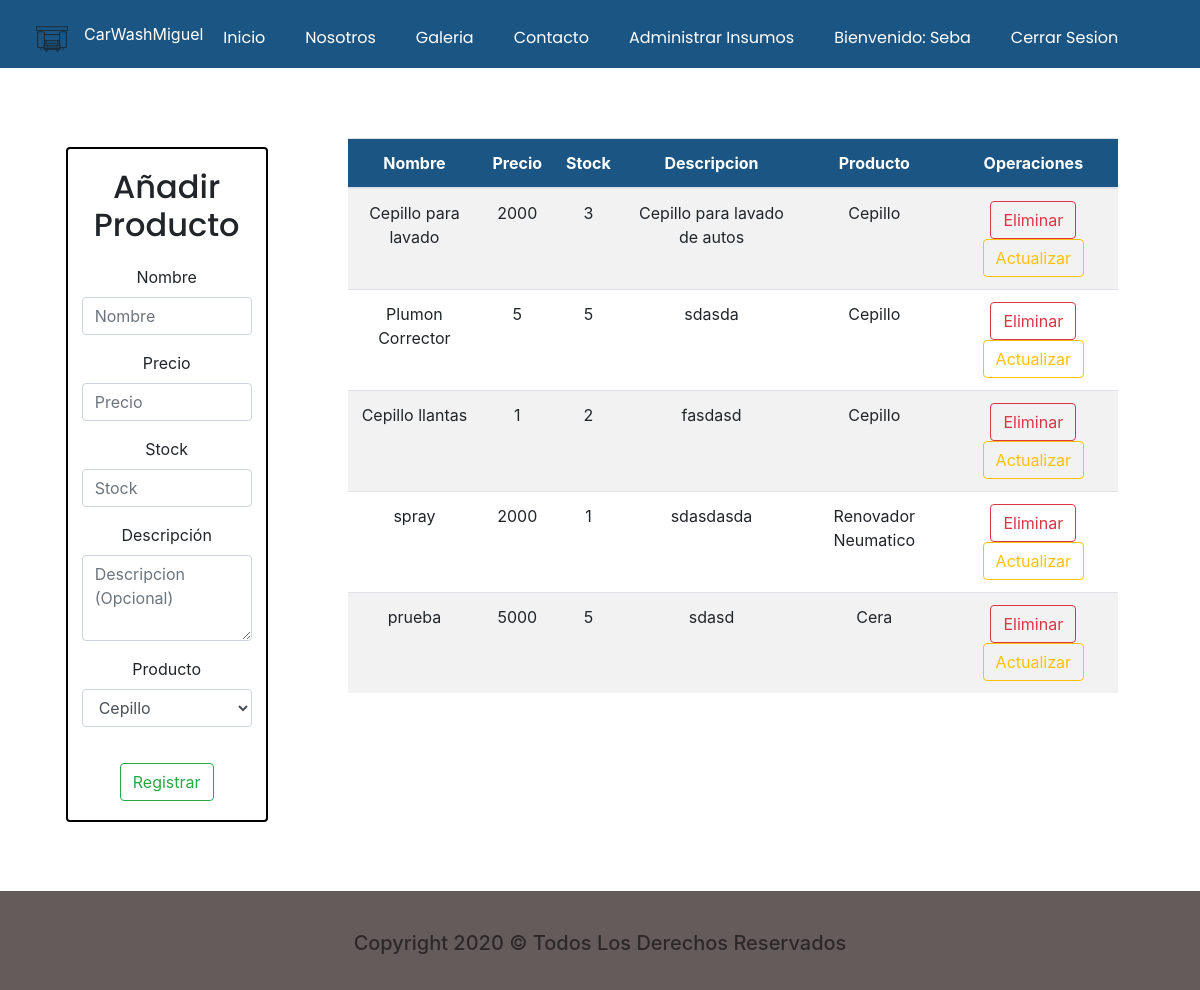
Before: /admin_insumo/ (signed in) with the older database file.
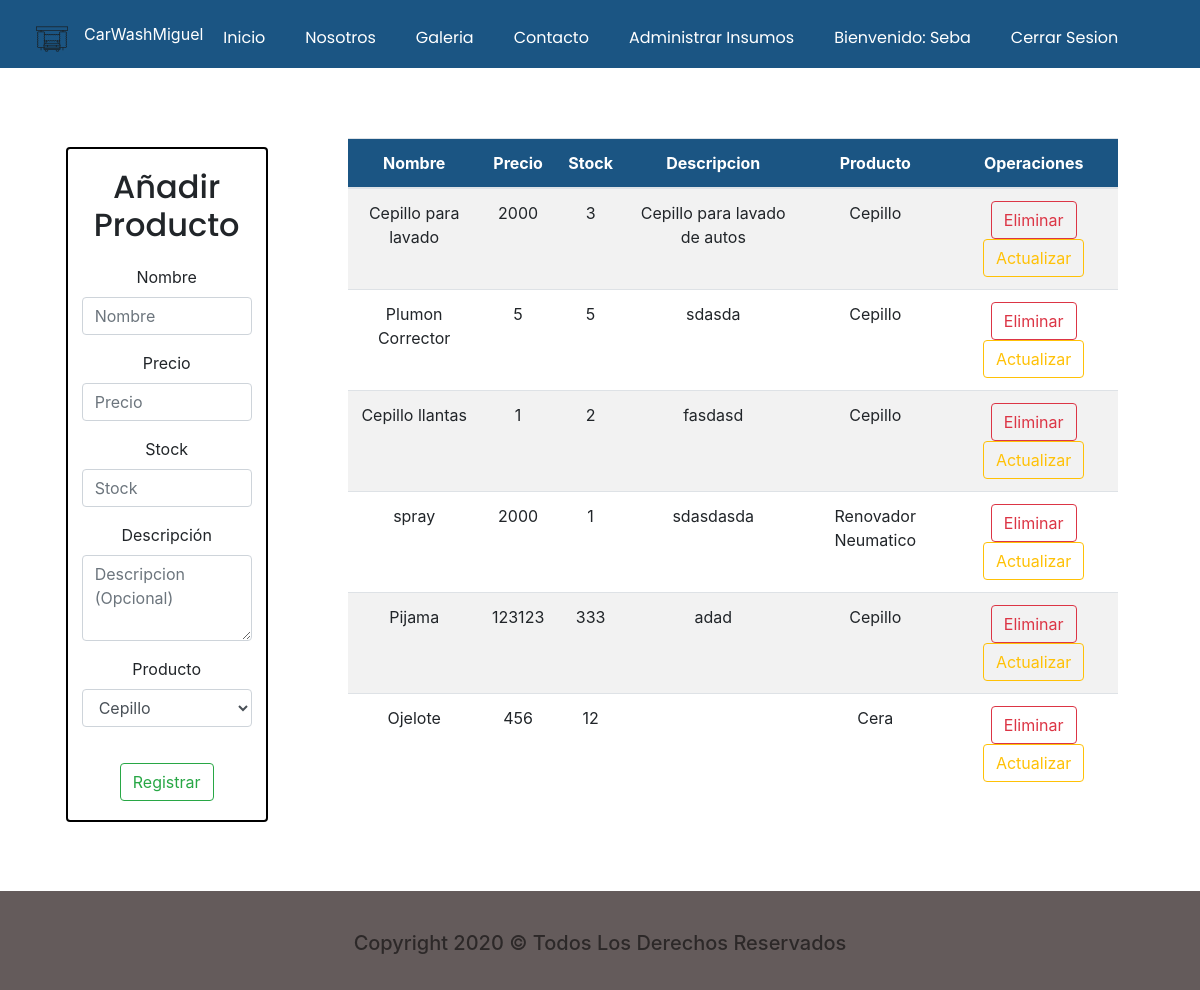
After: the same page with the newer database file.
### miPaginaweb/models.py (models this page shows, shortened)
class Insumo(models.Model):
    nombre = models.CharField(max_length=120, primary_key=True)
    precio = models.IntegerField()
    stock = models.IntegerField()
    descripcion = models.TextField()
    imagen=models.ImageField(upload_to='productos',null=True)
    Producto= models.ForeignKey(Producto,on_delete=models.CASCADE)

class Producto(models.Model):
    tipo = models.CharField(max_length=60, primary_key=True)
    marca = models.CharField(max_length=60)
    def __str__(self):
        return self.tipo

### miPaginaweb/views.py (the view, shortened to what this page needs)
# urls.py: path('admin_insumo/',insumoAdmin,name='INSADM'),
@login_required(login_url = '/entrar/')
@permission_required ('miPaginaweb.add_insumo', login_url ='/entrar/')
def insumoAdmin(request):
    sw = 0
    productos = Producto.objects.all()
    insumo = Insumo.objects.all()
    return render(request, 'insumoAdmin.html',{'lista_i':insumo,'lista_productos':productos})

### miPaginaweb/templates/insumoAdmin.html (shortened to what this page needs)
{% extends "Template.html" %}
{% load static %}
{% block estilos %}
   <link rel="stylesheet" href="{% static 'css/insumoAdmin_md.css' %}">
   <link rel="stylesheet" href="{% static 'css/insumoAdmin_sm.css' %}">
   <link rel="stylesheet" href="{% static 'css/insumoAdmin_xs.css' %}">
{% endblock estilos %}
{% block contenido %}
  <div class="content-fluid" id="contenedor">
    <div class="col-xs-12 col-sm-4 col-md-2" id="form-col">
      <div class="content-fluid">
        <div class="title">
          <h2>Añadir Producto</h2>
        </div>
        <form action="{% url 'INSADM' %}" method="POST" onsubmit="">
            <div class="form-group">
              <label for="txtnombre">Nombre</label>
              <input type="text" class="form-control" autofocus="true" placeholder="Nombre" minlength="3"
                 maxlength="80" name="txtNombre" id="txtnombre" required>
            </div>
            <div class="form-group">
              <label for="txtprecio">Precio</label>
              <input type="text" class="form-control" autofocus="true" placeholder="Precio" minlength="3"
                 maxlength="80" name="txtPrecio" id="txtprecio" required>
            </div>
            <div class="form-group">
              <label for="txtstock">Stock</label>
              <input type="text" class="form-control" autofocus="true" placeholder="Stock" name="txtStock"
                 id="txtstock" required>
            </div>
            <div class="form-group">
              <label for="txtdesc">Descripción</label>
              <textarea class="form-control" autofocus="true" placeholder="Descripcion (Opcional)"
                 name="txtDesc" id="txtdesc" rows="3"></textarea>
            </div>
            <div class="form-group">
              <label for="txtproducto">Producto</label>
              <select class="form-control" autofocus="true" placeholder="Seleccione"
                 name="txtProducto" id="txtproducto" required>
                  {% for producto in lista_productos %}
                    <option>{{producto.tipo}}</option>
                  {% endfor %}
              </select>
            </div>
            <input type="submit" class="btn btn-outline-success" value="Registrar" name ="accion" id="btn-add-ins">
        </form>
      </div>
    </div>
    <div class="col-xs-12 col-sm-8 col-md-8">
      <div class="table-responsive-lg">
        <table class="table table-striped">
          <thead>
            <tr scope="col" style="background-color:#1b5583; color:white; " >
              <th>Nombre</th>
              <th>Precio</th>
              <th>Stock</th>
              <th>Descripcion</th>
              <th>Producto</th>
              <th>Operaciones</th>
            </tr>
          </thead>
          <tbody>
          {% for item in lista_i  %}
            <tr class="my auto">
              <td>{{item.nombre}}</td>
              <td>{{item.precio}}</td>
              <td>{{item.stock}}</td>
              <td>{{item.descripcion}}</td>
              <td>{{item.Producto}}</td>
              <td>
                <a href="{% url 'INSDEL' item.nombre %}" class="btn btn-outline-danger"
                  onclick="return confirm('¿Está seguro que desea eliminar el producto ' + '{{item.nombre}}' + '?');";>Eliminar</a>
                <a href="{% url 'INSUPD' item.nombre %}" class="btn btn-outline-warning">Actualizar</a>
              </td>
            </tr>
          {% endfor %}
          </tbody>
        </table>
      </div>
    </div>
  </div>
{% endblock contenido %}

### miPaginaweb/templates/Template.html (shortened to what this page needs)
{% load static %}
<!DOCTYPE html>
<html lang="es">
<head>
    <link rel="stylesheet" href="{% static 'css/template.css' %}">
    {% block estilos %}
    {% endblock estilos %}
    <link rel="stylesheet" href="https://cdn.jsdelivr.net/npm/bootstrap@4.5.3/dist/css/bootstrap.min.css">
</head>
<body>
    <nav class="navbar navbar-expand-lg navbar-light" id="navbarPage">
        <a class="navbar-brand href=#">
            <img style=" margin-left:20px;  margin-top:10px; " src="{% static 'fotos/carwash.png'%}" alt="">
            <a id="navbar-brand"> CarWashMiguel</a>
        </a>
        <div class="collapse navbar-collapse" id="navbarNavAltMarkup">
            <ul class="navbar-nav mr-auto d-flex align-items-center">
                <a class="nav-item nav-link" id="a-nav" href="{%url 'IND'%}">Inicio</a></li>
                <a class="nav-item nav-link" id="a-nav" href="{%url 'NOS' %}">Nosotros</a></li>
                <a class="nav-item nav-link" id="a-nav" href="{%url 'GALE' %}">Galeria</a></li>
                <a class="nav-item nav-link" id="a-nav" href="{%url 'CON' %}">Contacto</a></li>
                {%if user.is_authenticated %}
                    <a class="nav-item nav-link" id="a-nav" href="{%url 'INSADM' %}">Administrar Insumos</a></li>
                    <a class="nav-item nav-link" id="a-nav" href="">Bienvenido: {{user.first_name}}</a></li>
                    <a class="nav-item nav-link" id="a-nav" href="{% url 'LOGOUT' %}"> Cerrar Sesion </a></li>
                {% else %}
                    <a class="nav-item nav-link" id="a-nav" href="{% url 'LOGIN' %}"> Iniciar Sesion </a></li>
                    <a class="nav-item nav-link" id="a-nav" href="{%url 'FORC' %}">Nuevo Usuario</a></li>
                {% endif %}
            </ul>
        </div>
    </nav>
    {% block contenido %}
    {% endblock contenido %}
    <footer>
        <div class="footer">
            <h5>Copyright 2020 © Todos Los Derechos Reservados</h5>
        </div>
    </footer>
</body>
</html>

### miPaginaweb/static/css/template.css (style rules this page uses)
* { margin: 0px; padding: 0px; box-sizing: border-box; list-style: none; }
@media screen and (min-width:1025px) and (max-width:2000px) { #navbarPage { background: #1b5583; top: 0; } }
@media screen and (min-width:1025px) and (max-width:2000px) { #navbarNavAltMarkup { justify-content: end; align-self: flex-end; text-decoration-color: white; vertical-align: middle; } }
@media screen and (min-width:1025px) and (max-width:2000px) { .navbar #navbar-brand { color:white; } }
@media screen and (min-width:1025px) and (max-width:2000px) { .navbar-collapse #a-nav { color:white; text-align: center; padding: 10px 20px; text-decoration: none; list-style: none; font-family: "Poppins"; } }
@media screen and (min-width:1025px) and (max-width:2000px) { .footer { height: 99px; background-color: rgb(100, 91, 91); color: rgba(0, 0, 0, 0.555); text-align: center; padding: 40px; } }

### miPaginaweb/static/css/insumoAdmin_md.css (style rules this page uses)
@media screen and (min-width:1025px) and (max-width:2000px) { #contenedor { display: flex; flex-wrap: wrap; text-align: center; height:auto; margin-top: 40px; margin-bottom: 30px; justify-content: space-evenly; padding: 30px 0px; } }
@media screen and (min-width:1025px) and (max-width:2000px) { #form-col { margin:10px 0px; display: flex; outline: 5px auto black; } }
@media screen and (min-width:1025px) and (max-width:2000px) { .title { text-align: center; font-family: 'Poppins'; margin: 20px 0px; } }
@media screen and (min-width:1025px) and (max-width:2000px) { #btn-add-ins { margin-top: 20px; margin-bottom: 20px; } }

Changed rows visible on the page:
removed Insumo: nombre "prueba", precio "5000", stock "5", descripcion "sdasd", Producto "Cera"
added Insumo: nombre "Pijama", precio "123123", stock "333", descripcion "adad", Producto "Cepillo"
added Insumo: nombre "Ojelote", precio "456", stock "12", Producto "Cera"
